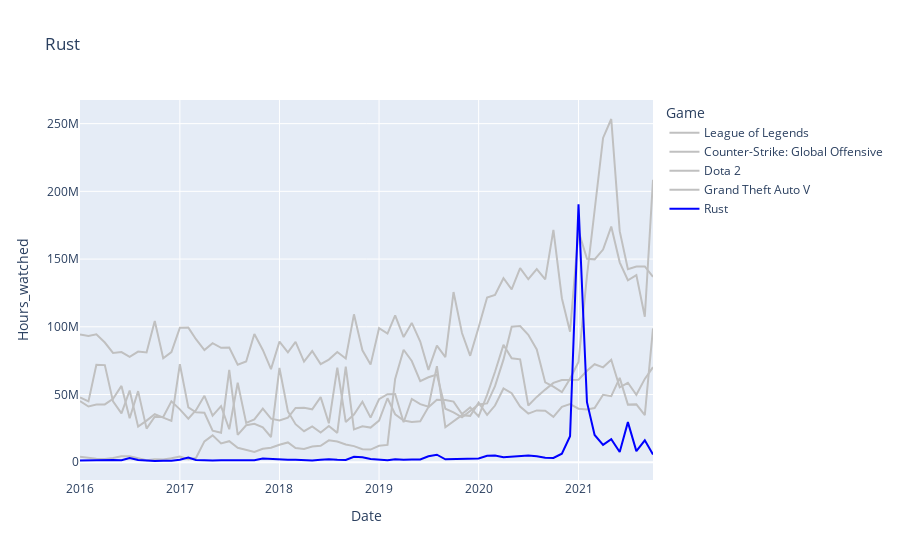

Notebook code for this chart:
### Code cell
px.line(simpler_df, x="Date", y="Hours_watched", color="Game",
        title="Rust",
        color_discrete_map={
                "Counter-Strike: Global Offensive": "silver", "Dota 2": "silver", "Grand Theft Auto V": "silver", "League of Legends": "silver", "Rust": "blue"
        })
